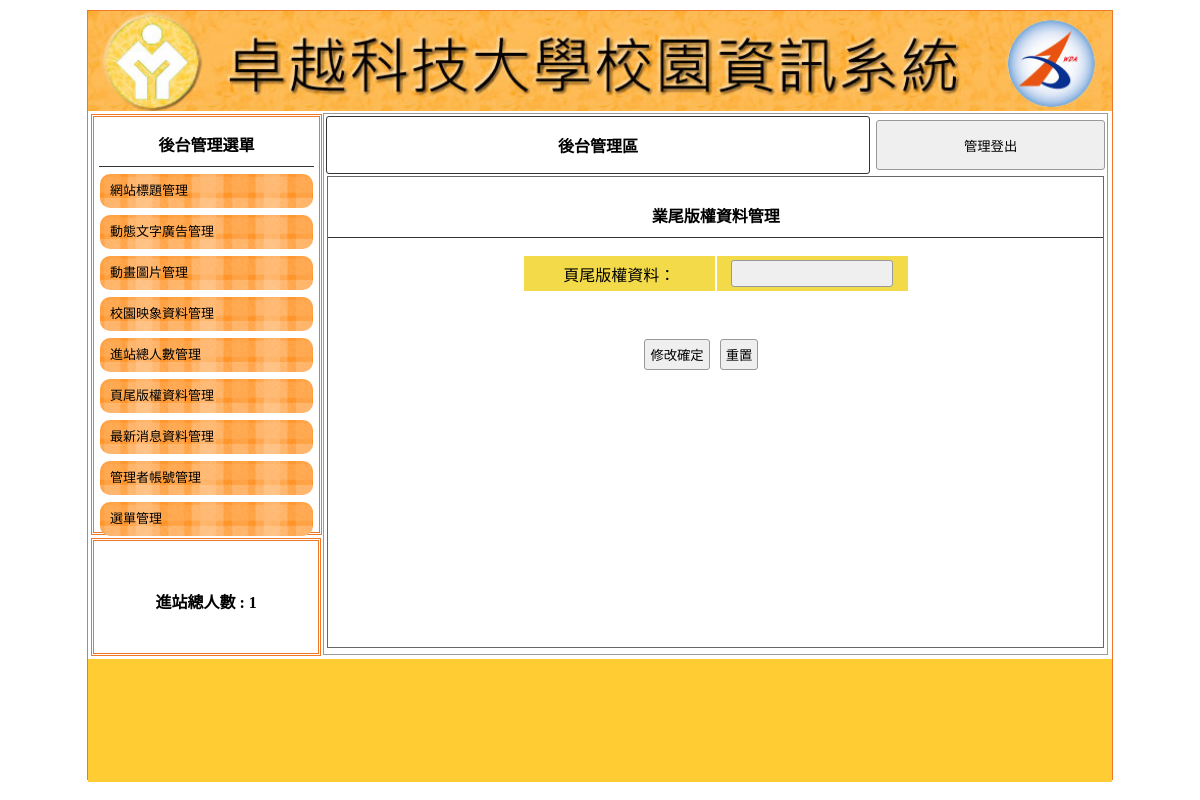
The app's page /back.php?do=bottom, older data.
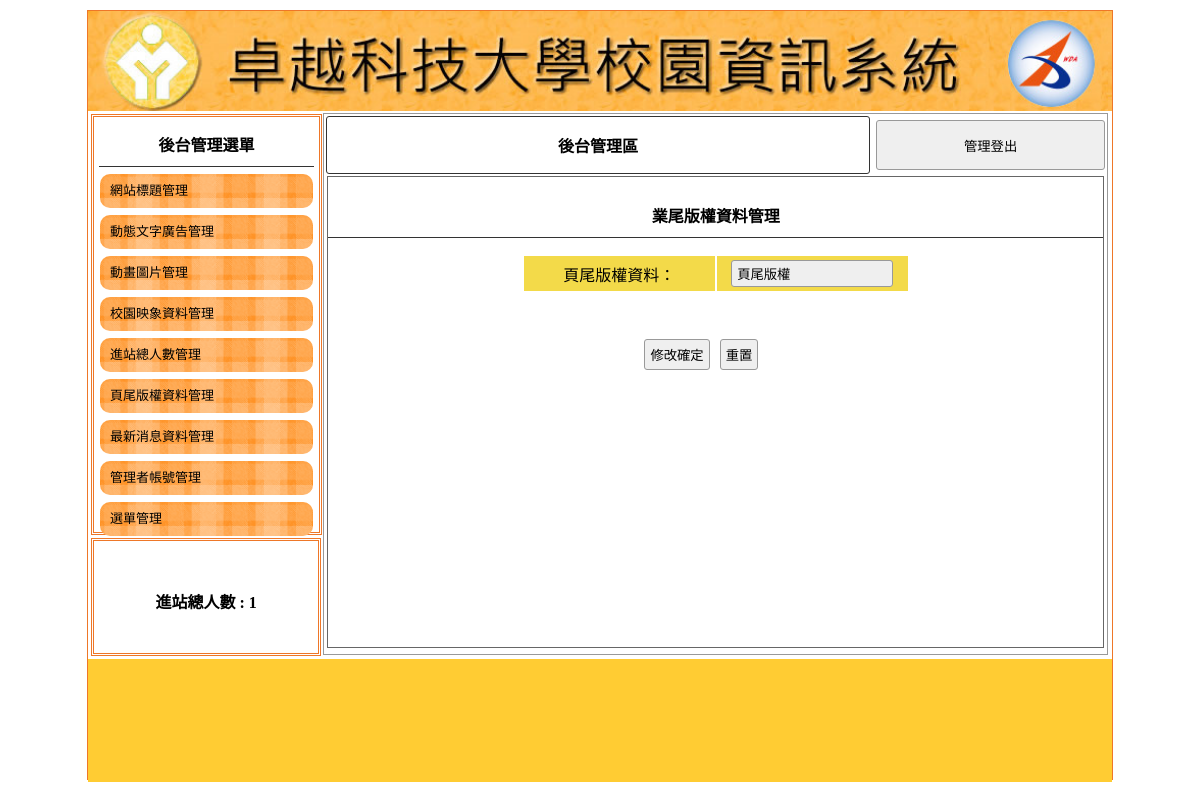
The same page, newer data.
### tables this page shows
CREATE TABLE `bottom` (
  `id` int(10) UNSIGNED NOT NULL,
  `bottom` text NOT NULL
);

### api/db.php (called while the page is built, shortened)
<?php
class DB
{
    protected $pdo;
    protected $table;
    function __construct($table)
    {
        $this->table = $table;
        $host     = getenv('DB_HOST') ?: '127.0.0.1';
        $port     = getenv('DB_PORT') ?: '3306';
        $user     = getenv('DB_USERNAME') ?: 'root';
        $password = getenv('DB_PASSWORD') !== false ? getenv('DB_PASSWORD') : '';
        $dbname   = 'db11';
        $dsn = "mysql:host={$host};port={$port};dbname={$dbname};charset=utf8mb4";
        $this->pdo = new PDO($dsn, $user, $password, [
            PDO::ATTR_ERRMODE            => PDO::ERRMODE_EXCEPTION,
            PDO::ATTR_DEFAULT_FETCH_MODE => PDO::FETCH_ASSOC,
            PDO::ATTR_EMULATE_PREPARES   => false,
        ]);
    }
    function find($id)
    {
        $sql = " SELECT * FROM `$this->table` ";
        if (is_array($id)) {
            $where = $this->array2sql($id);
            $sql .= " WHERE " . join(" AND ", $where);
        } else {
            $sql .= " WHERE `id`='$id' ";
        }
        return $this->pdo->query($sql)->fetch(PDO::FETCH_ASSOC);
    }
    private function array2sql($array)
    {
        $tmp = [];
        foreach ($array as $key => $value) {
            $tmp[] = "`$key`='$value'";
        }
        return $tmp;
    }
}
$Bottom = new DB('bottom');

### back.php (the view, shortened to what the changed rows need)
<?php
include_once "./api/db.php";
?>
<!DOCTYPE html PUBLIC "-//W3C//DTD XHTML 1.0 Transitional//EN" "http://www.w3.org/TR/xhtml1/DTD/xhtml1-transitional.dtd">
<html xmlns="http://www.w3.org/1999/xhtml">
<head>
	<link href="./css/css.css" rel="stylesheet" type="text/css">
</head>
<body>
	<div id="main">
		<div id="ms">
			<div class="di" style="height:540px; border:#999 1px solid; width:76.5%; margin:2px 0px 0px 0px; float:left; position:relative; left:20px;">
				<?php
				$do = $_GET['do'] ?? 'title';
				$file = "./back/" . $do . ".php";
				if (file_exists($file)) {
					include $file;
				} else {
					include "./back/title.php";
				}
				?>
			</div>
		</div>
	</div>
</body>
</html>

### back/bottom.php
<div style="width:99%; height:87%; margin:auto; overflow:auto; border:#666 1px solid;">
    <p class="t cent botli">業尾版權資料管理</p>
    <form method="post" target="" action="./api/edit_data.php?table=<?= $do; ?>">
        <table width="50%" style="margin: auto;">
            <tbody>
                    <tr class="yel">
                        <td width="50%">頁尾版權資料：</td>
                        <td>
                            <input type="text" name="bottom" value="<?= $Bottom->find(1)['bottom']; ?>">
                        </td>
                    </tr>
            </tbody>
        </table>
        <table style="margin-top:40px; width:70%;">
            <tbody>
                <tr>
                    <td width="200px"></td>
                    <td class="cent">
                        <input type="submit" value="修改確定">
                        <input type="reset" value="重置">
                    </td>
                </tr>
            </tbody>
        </table>
    </form>
</div>

Row changes from the older to the newer data that the page shows:
added bottom: bottom "頁尾版權"
